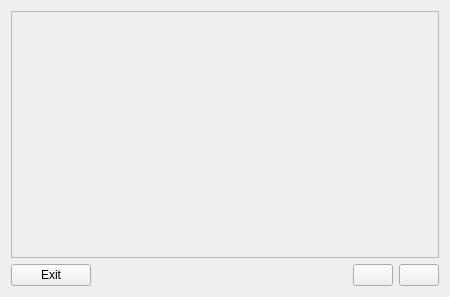
<?xml version="1.0" encoding="UTF-8"?>
<ui version="4.0">
 <class>Form</class>
 <widget class="QWidget" name="Form">
  <property name="geometry">
   <rect>
    <x>0</x>
    <y>0</y>
    <width>450</width>
    <height>297</height>
   </rect>
  </property>
  <property name="windowTitle">
   <string>H8CALL</string>
  </property>
  <property name="windowIcon">
   <iconset>
    <normaloff>icons/h8code.png</normaloff>icons/h8code.png</iconset>
  </property>
  <layout class="QVBoxLayout" name="verticalLayout">
   <item>
    <widget class="QScrollArea" name="scrollArea">
     <property name="widgetResizable">
      <bool>true</bool>
     </property>
     <widget class="QWidget" name="w">
      <property name="geometry">
       <rect>
        <x>0</x>
        <y>0</y>
        <width>430</width>
        <height>243</height>
       </rect>
      </property>
      <layout class="QVBoxLayout" name="verticalLayout_3">
       <item>
        <layout class="QVBoxLayout" name="alarms_layout"/>
       </item>
      </layout>
     </widget>
    </widget>
   </item>
   <item>
    <layout class="QHBoxLayout" name="horizontalLayout">
     <item>
      <widget class="QPushButton" name="exit_b">
       <property name="text">
        <string>Exit</string>
       </property>
      </widget>
     </item>
     <item>
      <spacer name="horizontalSpacer">
       <property name="orientation">
        <enum>Qt::Horizontal</enum>
       </property>
       <property name="sizeHint" stdset="0">
        <size>
         <width>40</width>
         <height>20</height>
        </size>
       </property>
      </spacer>
     </item>
     <item>
      <widget class="QPushButton" name="plus_b">
       <property name="text">
        <string/>
       </property>
       <property name="icon">
        <iconset>
         <normaloff>icons/plus.png</normaloff>icons/plus.png</iconset>
       </property>
      </widget>
     </item>
     <item>
      <widget class="QPushButton" name="minus_b">
       <property name="text">
        <string/>
       </property>
       <property name="icon">
        <iconset>
         <normaloff>icons/minus.png</normaloff>icons/minus.png</iconset>
       </property>
      </widget>
     </item>
    </layout>
   </item>
  </layout>
 </widget>
 <resources/>
 <connections/>
</ui>
